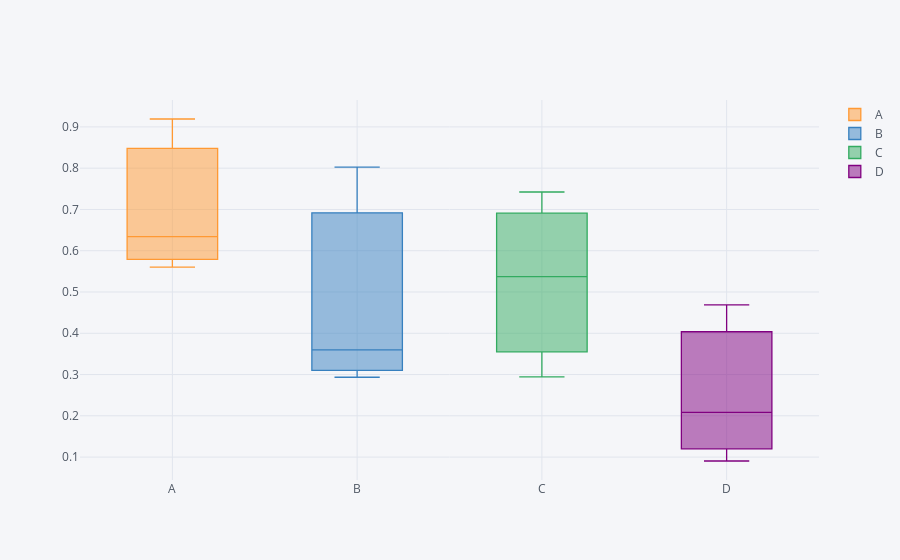

Here is the notebook cell this chart was saved with:
### Code cell
df.iplot(kind = 'box')

### Figure 1 — Plotly figure (JSON) as saved in the notebook; plotly's stock layout.template omitted (floating-point values rounded to 4 significant figures)
{"data": [{"boxpoints": false, "line": {"width": 1.3}, "marker": {"color": "rgba(255, 153, 51, 1.0)"}, "name": "A", "orientation": "v", "type": "box", "y": [0.5605, 0.9192, 0.6343]}, {"boxpoints": false, "line": {"width": 1.3}, "marker": {"color": "rgba(55, 128, 191, 1.0)"}, "name": "B", "orientation": "v", "type": "box", "y": [0.3595, 0.8024, 0.2934]}, {"boxpoints": false, "line": {"width": 1.3}, "marker": {"color": "rgba(50, 171, 96, 1.0)"}, "name": "C", "orientation": "v", "type": "box", "y": [0.7423, 0.2942, 0.5374]}, {"boxpoints": false, "line": {"width": 1.3}, "marker": {"color": "rgba(128, 0, 128, 1.0)"}, "name": "D", "orientation": "v", "type": "box", "y": [0.09048, 0.2085, 0.4688]}], "layout": {"legend": {"bgcolor": "#F5F6F9", "font": {"color": "#4D5663"}}, "paper_bgcolor": "#F5F6F9", "plot_bgcolor": "#F5F6F9", "title": {"font": {"color": "#4D5663"}}, "xaxis": {"gridcolor": "#E1E5ED", "showgrid": true, "tickfont": {"color": "#4D5663"}, "title": {"font": {"color": "#4D5663"}, "text": ""}, "zerolinecolor": "#E1E5ED"}, "yaxis": {"gridcolor": "#E1E5ED", "showgrid": true, "tickfont": {"color": "#4D5663"}, "title": {"font": {"color": "#4D5663"}, "text": ""}, "zerolinecolor": "#E1E5ED"}}}
